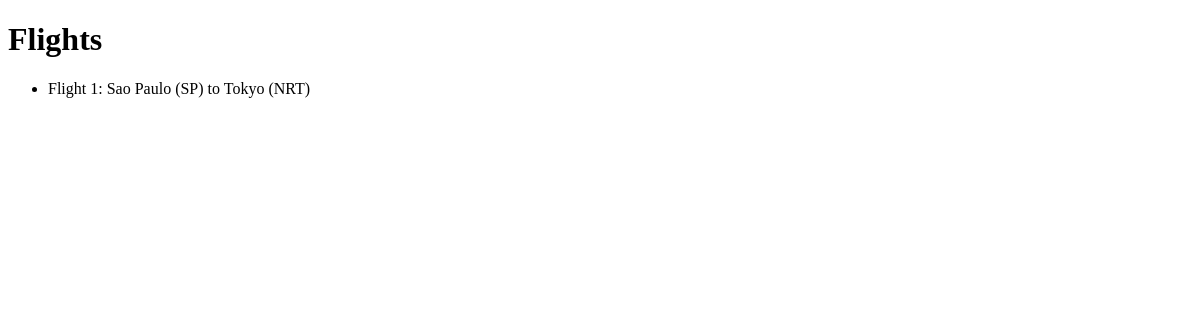
The page /flights/ on the database as committed earlier.
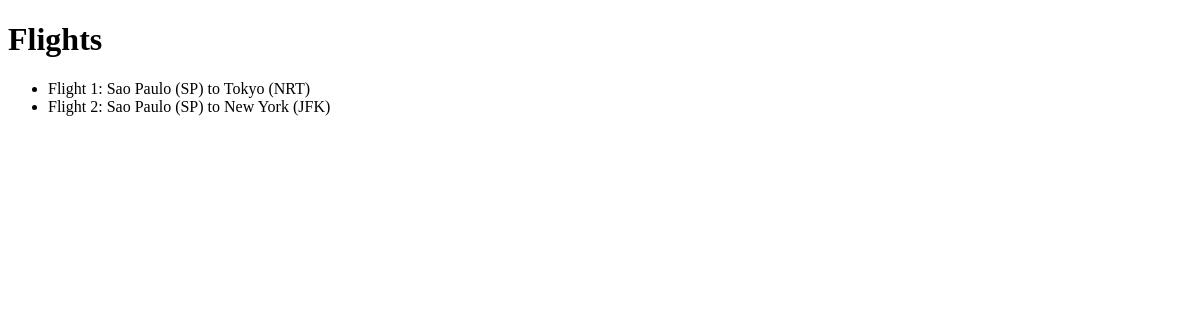
The same page on the database as committed later.
### flights/models.py (models this page shows, shortened)
class Flight(models.Model):
    origin = models.ForeignKey(Airport, on_delete = models.CASCADE, related_name="departures")
    destination = models.ForeignKey(Airport, on_delete= models.CASCADE, related_name="arrivals")
    duration = models.IntegerField()

class Airport(models.Model):
    code = models.CharField(max_length=3)
    city = models.CharField(max_length=64)
    def __str__(self):
        return f"{self.city} ({self.code})"

### flights/views.py (the view)
def index(request):
    return render(request, "flights/index.html", {
        "flights": Flight.objects.all()
    })

### flights/templates/flights/index.html
{% extends "flights/layout.html" %}
{% block body %}
<h1>Flights </h1>
    <ul>
        {% for flight in flights %}
            <li>Flight {{ flight.id }}: {{ flight.origin }} to {{ flight.destination }} </li>
        {% endfor %}
    </ul>
{% endblock %}

### flights/templates/flights/layout.html (shortened to what this page needs)
<!DOCTYPE html>
<html lang="en">
<head>
</head>
<body>
    {% block body %} {% endblock %}
</body>
</html>

Rows that differ between the two databases and show on the page:
added Flight: id "2", origin "Sao Paulo (SP)", destination "New York (JFK)"
